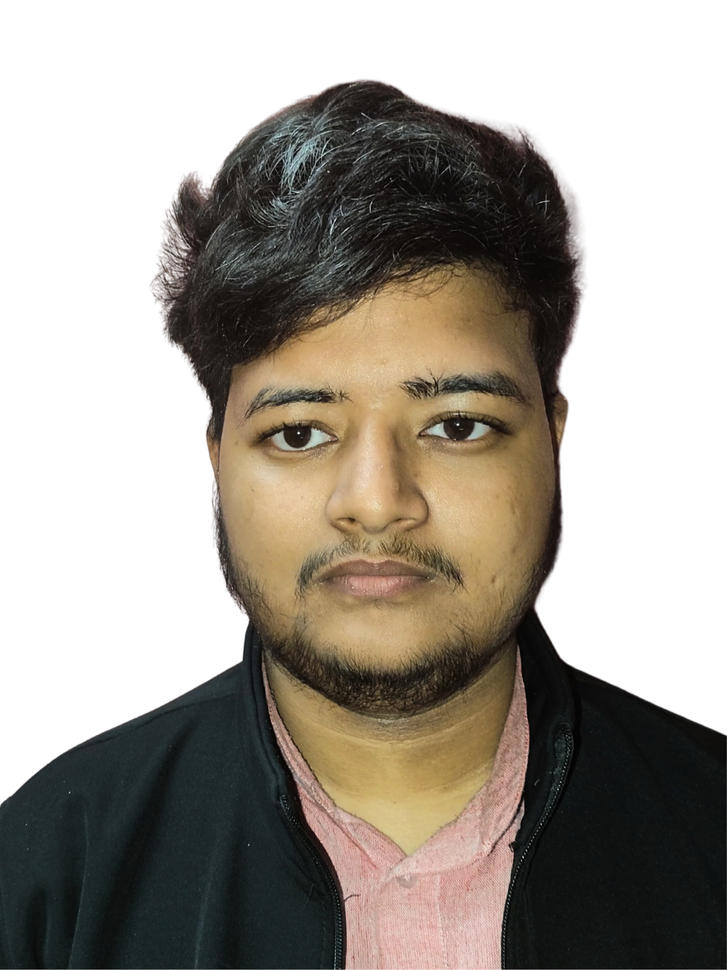
#> input picture input/id_photo.png, 727 x 970 px, shrunk from 1535 x 2048 before the run
$ python -i transform_engine.py   (imports and definitions only)
#> lines starting #> are read from the running program, lines starting #| are printed output that depends on the picture
import cv2
import numpy as np
import os


def retain_coefficients(coefficients, percentage):
    total = coefficients.size
    count = int(total * percentage)

    magnitude = np.abs(coefficients)
    indices = np.argsort(magnitude.ravel())[::-1]

    filtered = np.zeros_like(coefficients)

    selected = indices[:count]
    filtered.ravel()[selected] = coefficients.ravel()[selected]

    return filtered


def process_image(input_path, output_dir):

#> called with input_path = 'input/id_photo.png', output_dir = 'out.png'
    os.makedirs(output_dir, exist_ok=True)

    image = cv2.imread(input_path)
#> image is the input picture: shape (970, 727, 3); mean B, G, R 147.2, 155.8, 161.9

    if image is None:
        raise ValueError("Image could not be loaded.")

    # Grayscale
    gray = cv2.cvtColor(
        image,
        cv2.COLOR_BGR2GRAY
    )
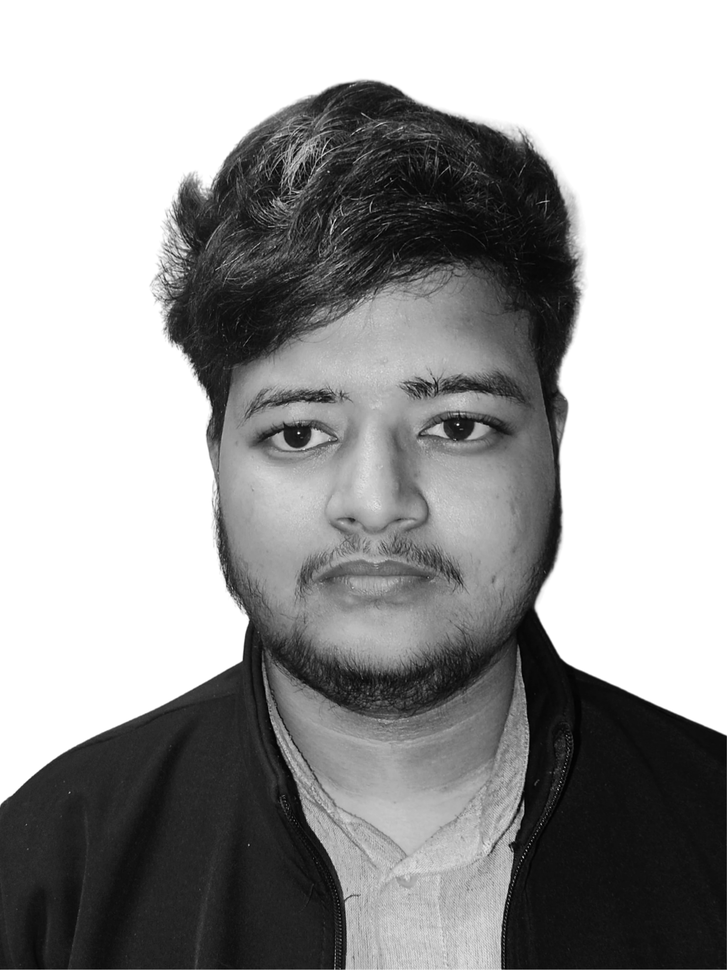
#> gray: shape (970, 727); min 0, max 255, mean 156.6

    height, width = gray.shape
#> height = 970; width = 727

    # Padding
    pad_height = (8 - height % 8) % 8
#> pad_height = 6
    pad_width = (8 - width % 8) % 8
#> pad_width = 1

    padded = np.pad(
        gray,
        ((0, pad_height), (0, pad_width)),
        mode="constant"
    )
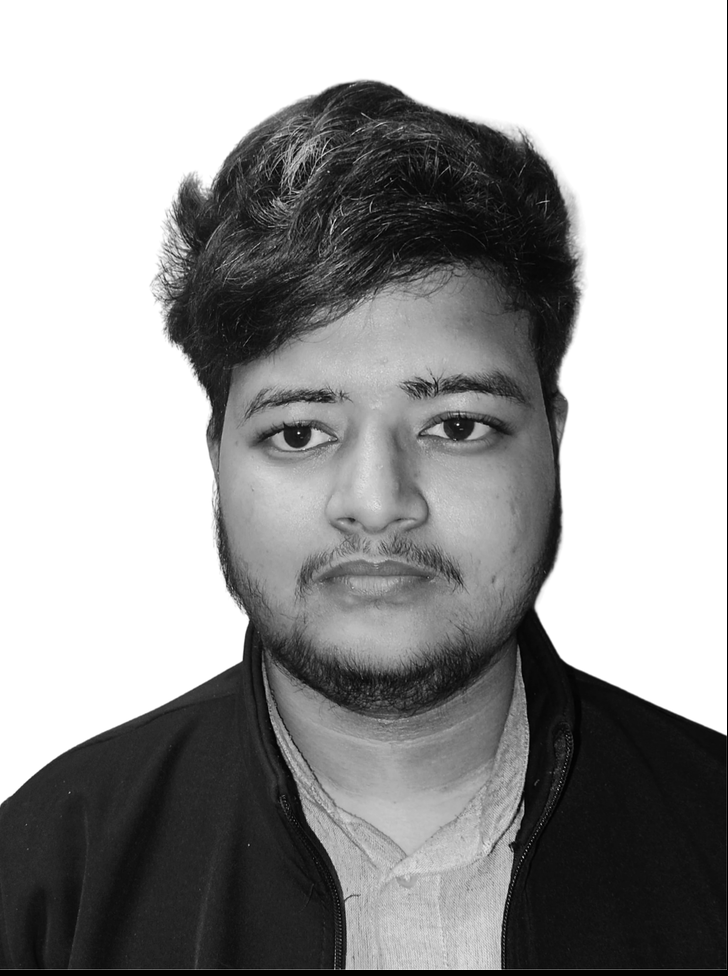
#> padded: shape (976, 728); min 0, max 255, mean 155.5

    padded_height, padded_width = padded.shape
#> padded_height = 976; padded_width = 728

    vertical_blocks = padded_height // 8
#> vertical_blocks = 122
    horizontal_blocks = padded_width // 8
#> horizontal_blocks = 91

    total_blocks = (
        vertical_blocks * horizontal_blocks
    )
#> total_blocks = 11102

    # Output images
    dft_50 = np.zeros_like(
        padded,
        dtype=np.float64
    )

    dft_25 = np.zeros_like(
        padded,
        dtype=np.float64
    )

    dct_50 = np.zeros_like(
        padded,
        dtype=np.float64
    )

    dct_25 = np.zeros_like(
        padded,
        dtype=np.float64
    )

    # Process 8x8 blocks
    for row in range(vertical_blocks):

        for col in range(horizontal_blocks):

            y = row * 8
            x = col * 8

            block = padded[
                y:y + 8,
                x:x + 8
            ].astype(np.float64)

            # DFT
            dft = np.fft.fft2(block)

            dft50 = retain_coefficients(
                dft,
                0.50
            )

            dft25 = retain_coefficients(
                dft,
                0.25
            )

            dft_50[
                y:y + 8,
                x:x + 8
            ] = np.real(
                np.fft.ifft2(dft50)
            )

            dft_25[
                y:y + 8,
                x:x + 8
            ] = np.real(
                np.fft.ifft2(dft25)
            )

            # DCT
            dct = cv2.dct(block)

            dct50 = retain_coefficients(
                dct,
                0.50
            )

            dct25 = retain_coefficients(
                dct,
                0.25
            )

            dct_50[
                y:y + 8,
                x:x + 8
            ] = cv2.idct(dct50)

            dct_25[
                y:y + 8,
                x:x + 8
            ] = cv2.idct(dct25)
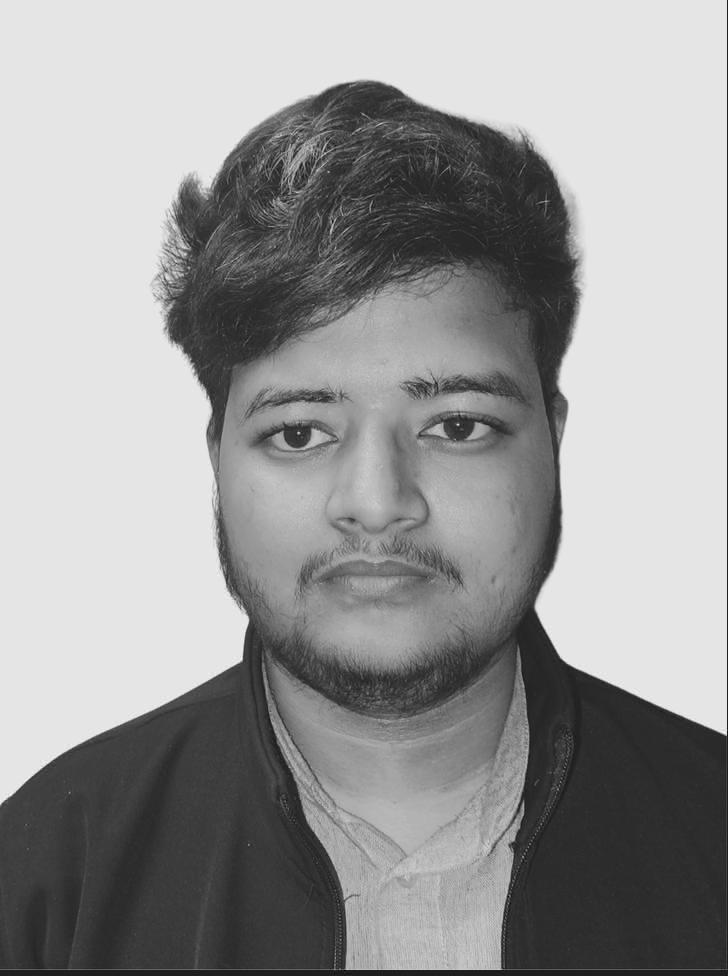
#> dct_25: shape (976, 728) float64; min -40.96, max 287.9, mean 155.5; drawn with min black and max white
#> dft_25: shape (976, 728) float64; every value is 0

    # Remove padding
    dft_50 = dft_50[:height, :width]
#> dft_50: shape (970, 727) float64; every value is 0
    dft_25 = dft_25[:height, :width]

    dct_50 = dct_50[:height, :width]
#> dct_50: shape (970, 727) float64
    dct_25 = dct_25[:height, :width]
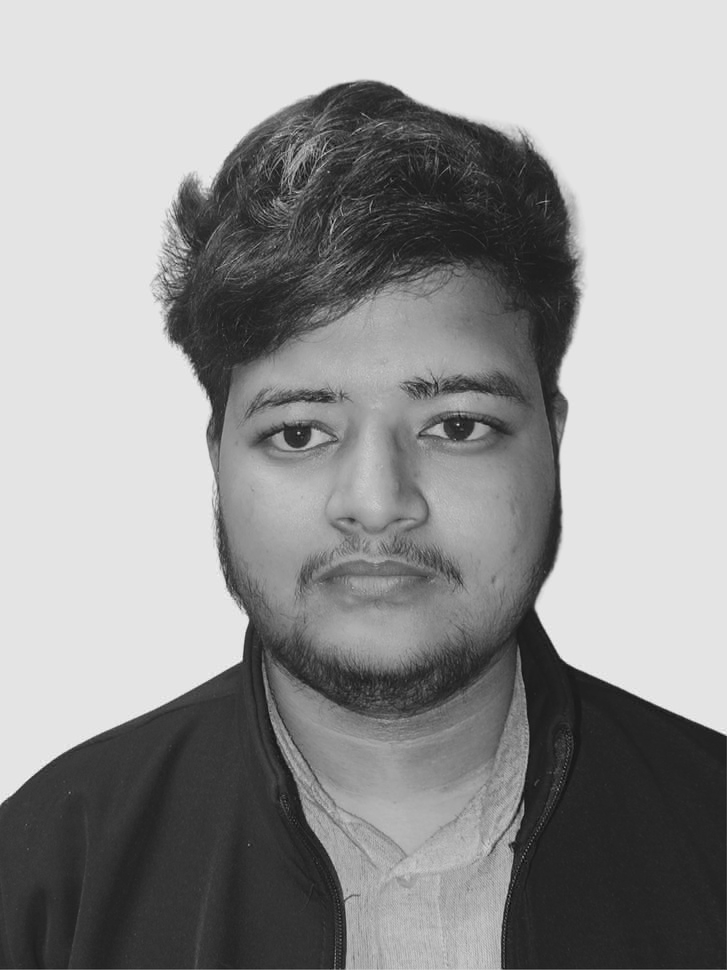
#> dct_25: shape (970, 727) float64; min -29.55, max 287.9, mean 156.6; drawn with min black and max white

    # Convert to image format
    dft_50 = np.uint8(
        np.clip(
            np.round(dft_50),
            0,
            255
        )
    )
#> dft_50: shape (970, 727); every value is 0

    dft_25 = np.uint8(
        np.clip(
            np.round(dft_25),
            0,
            255
        )
    )

    dct_50 = np.uint8(
        np.clip(
            np.round(dct_50),
            0,
            255
        )
    )

    dct_25 = np.uint8(
        np.clip(
            np.round(dct_25),
            0,
            255
        )
    )

    # MSE
    original = gray.astype(np.float64)

    mse_dft_50 = np.mean(
        (original - dft_50) ** 2
    )

    mse_dft_25 = np.mean(
        (original - dft_25) ** 2
    )

    mse_dct_50 = np.mean(
        (original - dct_50) ** 2
    )

    mse_dct_25 = np.mean(
        (original - dct_25) ** 2
    )

    # Error images
    error_dft_50 = cv2.absdiff(
        gray,
        dft_50
    )

    error_dft_25 = cv2.absdiff(
        gray,
        dft_25
    )

    error_dct_50 = cv2.absdiff(
        gray,
        dct_50
    )
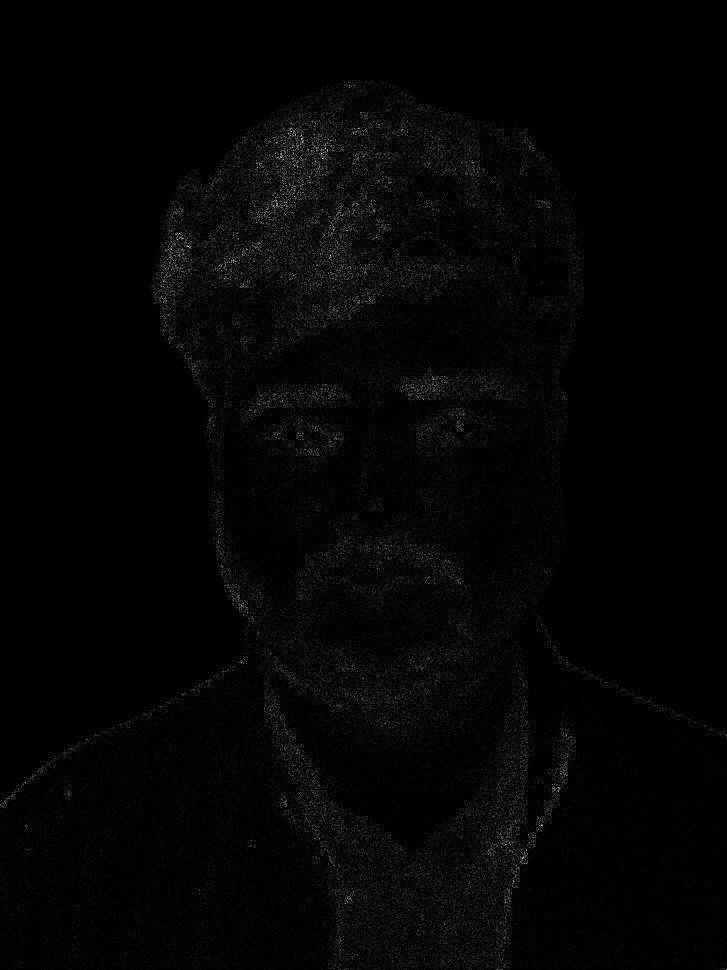
#> error_dct_50: shape (970, 727); min 0, max 29, mean 0.5; drawn with min black and max white

    error_dct_25 = cv2.absdiff(
        gray,
        dct_25
    )

    # Save images
    cv2.imwrite(
        os.path.join(
            output_dir,
            "grayscale.png"
        ),
        gray
    )

    cv2.imwrite(
        os.path.join(
            output_dir,
            "dft_50.png"
        ),
        dft_50
    )

    cv2.imwrite(
        os.path.join(
            output_dir,
            "dft_25.png"
        ),
        dft_25
    )

    cv2.imwrite(
        os.path.join(
            output_dir,
            "dct_50.png"
        ),
        dct_50
    )

    cv2.imwrite(
        os.path.join(
            output_dir,
            "dct_25.png"
        ),
        dct_25
    )

    cv2.imwrite(
        os.path.join(
            output_dir,
            "dft_50_error.png"
        ),
        error_dft_50
    )

    cv2.imwrite(
        os.path.join(
            output_dir,
            "dft_25_error.png"
        ),
        error_dft_25
    )

    cv2.imwrite(
        os.path.join(
            output_dir,
            "dct_50_error.png"
        ),
        error_dct_50
    )

    cv2.imwrite(
        os.path.join(
            output_dir,
            "dct_25_error.png"
        ),
        error_dct_25
    )

    return {
        "width": width,
        "height": height,

        "padded_width": padded_width,
        "padded_height": padded_height,

        "pad_width": pad_width,
        "pad_height": pad_height,

        "vertical_blocks": vertical_blocks,
        "horizontal_blocks": horizontal_blocks,
        "total_blocks": total_blocks,

        "dft_50_mse": float(mse_dft_50),
        "dft_25_mse": float(mse_dft_25),

        "dct_50_mse": float(mse_dct_50),
        "dct_25_mse": float(mse_dct_25)
    }

>>> result = process_image('input/id_photo.png', 'out.png')
